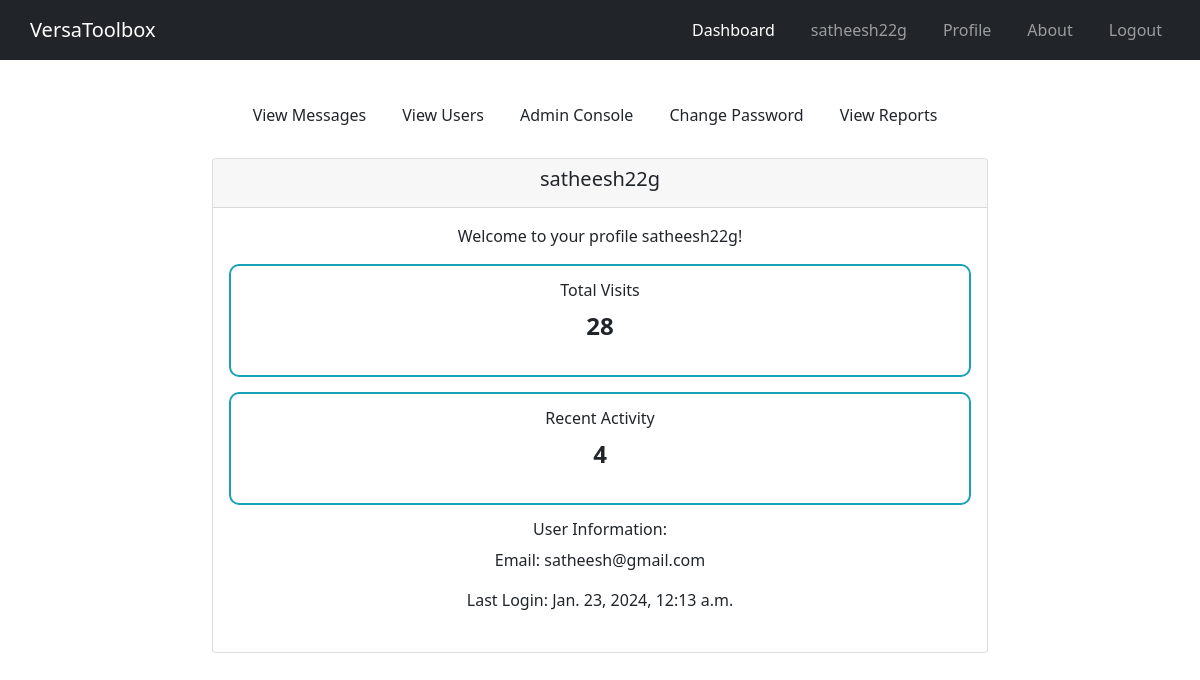
The app's page /profile/ (signed in), older data.
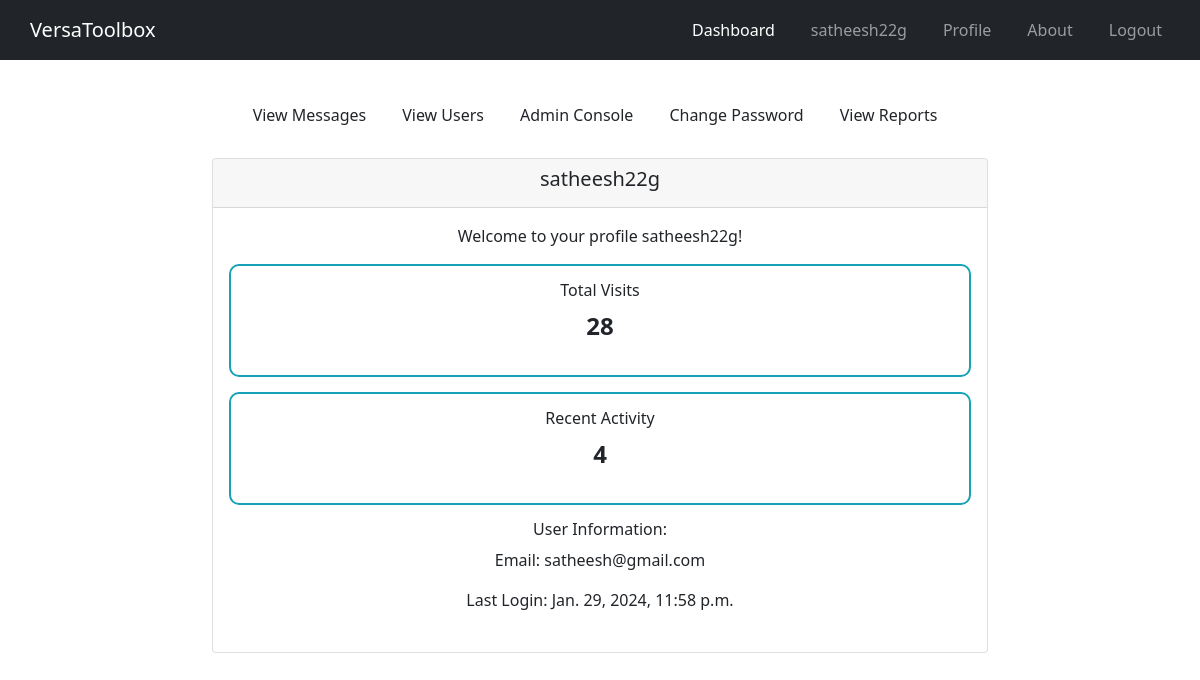
The same page, newer data.
### users/models.py (models this page shows)
class CustomUser(AbstractUser):
    email = models.EmailField(unique=True)
    def __str__(self):
        return self.username

### users/views.py (the view)
# urls.py: path('profile/', ProfileView.as_view(), name='profile'),
class ProfileView(View):
    template_name = 'profile.html'
    def get(self, request):
        user = request.user
        print(user)
        context = {'user': user}
        return render(request, self.template_name, context)

### users/context_processors.py (called while the page is built)
def common_context(request):
    username = request.session.get('username', None)
    return {'username': username}

### users/templates/profile.html (shortened to what this page needs)
<!DOCTYPE html>
<html lang="en">
<head>
  <link href="https://stackpath.bootstrapcdn.com/bootstrap/4.5.2/css/bootstrap.min.css" rel="stylesheet">
</head>
<body>
  {% include 'nav.html' %}
  <div class="container-fluid py-5 mt-5">
    <div class="d-flex justify-content-center mb-4">
      <a href="{% url 'display_messages' %}" class="btn interactive-button">View Messages</a>
      {% if user.is_superuser %}
        <a href="{% url 'admin_user_management' %}" class="btn interactive-button">View Users</a>
        <a href="/admin" class="btn interactive-button">Admin Console</a>
        <a href="{% url 'password_change' %}" class="btn interactive-button">Change Password</a>
        <a href="{% url 'view_reports' %}" class="btn interactive-button">View Reports</a>
      {% else %}
      <a href="{% url 'error_report' %}" class="btn interactive-button">Error Report</a>
      <a href="{% url 'feedback' %}" class="btn interactive-button">Feedback</a>
      {% endif %}
    </div>
    <div class="row justify-content-center">
      <div class="col-md-8">
        <div class="card">
          <div class="card-header text-center">
            <h5 class="card-title">{{ user.username }}</h5>
          </div>
          <div class="card-body text-center">
            <p class="card-text">Welcome to your profile {{ user.username }}!</p>
            <div class="profile-metric">
              <h6>Total Visits</h6>
              <p class="metric-value" id="totalVisits">0</p>
            </div>
            <div class="profile-metric">
              <h6>Recent Activity</h6>
              <p class="metric-value" id="recentActivity">0</p>
            </div>
            <div class="mb-4">
              <h6>User Information:</h6>
              <p>Email: {{ user.email }}</p>
              <p>Last Login: {{ user.last_login }}</p>
            </div>
          </div>
        </div>
      </div>
    </div>
  </div>
</body>
</html>

### qr_maker/templates/nav.html (shortened to what this page needs)
<!DOCTYPE html>
<html lang="en">
<head>
  <link href="https://cdn.jsdelivr.net/npm/bootstrap@5.0.2/dist/css/bootstrap.min.css" rel="stylesheet">
</head>
<body>
  <nav class="navbar navbar-expand-lg navbar-dark bg-dark">
    <h1><a class="navbar-brand" href="/">VersaToolbox</a></h1>
    <div class="collapse navbar-collapse" id="navbarNav">
      <ul class="navbar-nav ml-auto">
        <li class="nav-item active">
          <a class="nav-link" href="/dashboard">Dashboard</a>
        </li>
        {% if username %}
        <li class="nav-item">
          <a class="nav-link">
            {{ username }}
          </a>
        </li>
        <li class="nav-item">
          <a class="nav-link" href="/profile">Profile</a>
        </li>
        {% else %}
        <a class="nav-link" href="/login">Login</a>
        {% endif %}
        <li class="nav-item">
          <a class="nav-link" href="/about">About</a>
        </li>
        {% if username %}
        <li class="nav-item">
          <a class="nav-link" href="/logout">Logout</a>
        </li>
        {% endif %}
      </ul>
    </div>
  </nav>
</body>
</html>

Row changes from the older to the newer data that the page shows:
changed CustomUser "satheesh22g": last_login "Jan. 23, 2024, 12:13 a.m." → "Jan. 29, 2024, 11:58 p.m."
